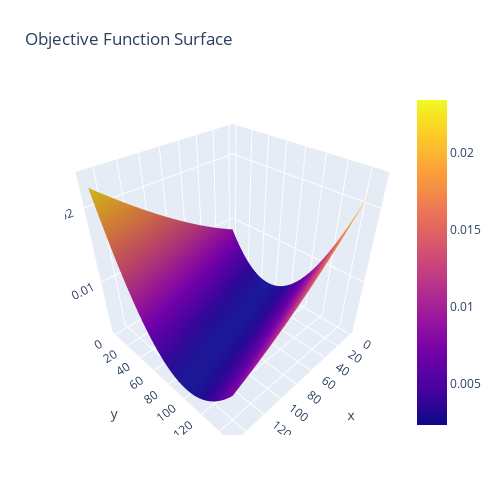

Source (notebook cell):
### Code cell
'''Plot the objective function around the minimum'''
#!pip install plotly

(x_vec, y_vec, z_mtrx) = objective_function_data

import plotly
import plotly.graph_objs as go

plotly.offline.init_notebook_mode(connected=True)

data = [ go.Surface(z=z_mtrx) ]
layout = go.Layout(
        title='Objective Function Surface',
        autosize=False,
        width=500,
        height=500,
        margin=dict(
            l=65,
            r=50,
            b=65,
            t=90
        )
    )

plotly.offline.iplot({
    "data": data,
    "layout": layout
})

### Figure 1 — Plotly figure (JSON) as saved in the notebook; plotly's stock layout.template omitted (floating-point values rounded to 4 significant figures; data arrays with more than 128 entries replaced by an {"elided": "..."} marker saying what was removed)
{"data": [{"type": "surface", "z": {"elided": "150x150 float values"}}], "layout": {"autosize": false, "height": 500, "margin": {"b": 65, "l": 65, "r": 50, "t": 90}, "title": {"text": "Objective Function Surface"}, "width": 500}}
